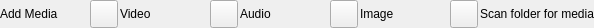
<?xml version="1.0" encoding="UTF-8"?>
<ui version="4.0">
 <class>FileMediaSelectWidgetUi</class>
 <widget class="QFrame" name="FileMediaSelectWidgetUi">
  <property name="geometry">
   <rect>
    <x>0</x>
    <y>0</y>
    <width>594</width>
    <height>28</height>
   </rect>
  </property>
  <property name="sizePolicy">
   <sizepolicy hsizetype="Expanding" vsizetype="Preferred">
    <horstretch>0</horstretch>
    <verstretch>0</verstretch>
   </sizepolicy>
  </property>
  <property name="minimumSize">
   <size>
    <width>0</width>
    <height>0</height>
   </size>
  </property>
  <property name="windowTitle">
   <string>Form</string>
  </property>
  <property name="styleSheet">
   <string notr="true"/>
  </property>
  <layout class="QHBoxLayout" name="horizontalLayout">
   <property name="spacing">
    <number>2</number>
   </property>
   <property name="leftMargin">
    <number>0</number>
   </property>
   <property name="topMargin">
    <number>0</number>
   </property>
   <property name="rightMargin">
    <number>0</number>
   </property>
   <property name="bottomMargin">
    <number>0</number>
   </property>
   <item>
    <widget class="QLabel" name="label">
     <property name="sizePolicy">
      <sizepolicy hsizetype="Minimum" vsizetype="Preferred">
       <horstretch>0</horstretch>
       <verstretch>0</verstretch>
      </sizepolicy>
     </property>
     <property name="text">
      <string>Add Media</string>
     </property>
    </widget>
   </item>
   <item>
    <widget class="VxPushButton" name="m_FileMediaVideoButton">
     <property name="minimumSize">
      <size>
       <width>28</width>
       <height>28</height>
      </size>
     </property>
     <property name="maximumSize">
      <size>
       <width>28</width>
       <height>28</height>
      </size>
     </property>
     <property name="text">
      <string notr="true"/>
     </property>
     <property name="iconSize">
      <size>
       <width>28</width>
       <height>28</height>
      </size>
     </property>
    </widget>
   </item>
   <item>
    <widget class="VxLabel" name="m_VideoLabel">
     <property name="text">
      <string>Video</string>
     </property>
    </widget>
   </item>
   <item>
    <widget class="VxPushButton" name="m_FileMediaAudioButton">
     <property name="minimumSize">
      <size>
       <width>28</width>
       <height>28</height>
      </size>
     </property>
     <property name="maximumSize">
      <size>
       <width>28</width>
       <height>28</height>
      </size>
     </property>
     <property name="text">
      <string notr="true"/>
     </property>
     <property name="iconSize">
      <size>
       <width>28</width>
       <height>28</height>
      </size>
     </property>
    </widget>
   </item>
   <item>
    <widget class="VxLabel" name="m_AudioLabel">
     <property name="text">
      <string>Audio</string>
     </property>
    </widget>
   </item>
   <item>
    <widget class="VxPushButton" name="m_FileMediaImageButton">
     <property name="minimumSize">
      <size>
       <width>28</width>
       <height>28</height>
      </size>
     </property>
     <property name="maximumSize">
      <size>
       <width>28</width>
       <height>28</height>
      </size>
     </property>
     <property name="text">
      <string notr="true"/>
     </property>
     <property name="iconSize">
      <size>
       <width>28</width>
       <height>28</height>
      </size>
     </property>
    </widget>
   </item>
   <item>
    <widget class="VxLabel" name="m_ImageLabel">
     <property name="text">
      <string>Image</string>
     </property>
    </widget>
   </item>
   <item>
    <widget class="VxPushButton" name="m_FileMediaFolderButton">
     <property name="minimumSize">
      <size>
       <width>28</width>
       <height>28</height>
      </size>
     </property>
     <property name="maximumSize">
      <size>
       <width>28</width>
       <height>28</height>
      </size>
     </property>
     <property name="text">
      <string notr="true"/>
     </property>
     <property name="iconSize">
      <size>
       <width>28</width>
       <height>28</height>
      </size>
     </property>
    </widget>
   </item>
   <item>
    <widget class="VxLabel" name="m_FolderLabel">
     <property name="text">
      <string>Scan folder for media</string>
     </property>
    </widget>
   </item>
  </layout>
 </widget>
 <customwidgets>
  <customwidget>
   <class>VxPushButton</class>
   <extends>QPushButton</extends>
   <header>VxPushButton.h</header>
  </customwidget>
  <customwidget>
   <class>VxLabel</class>
   <extends>QLabel</extends>
   <header>VxLabel.h</header>
  </customwidget>
 </customwidgets>
 <resources/>
 <connections/>
</ui>
